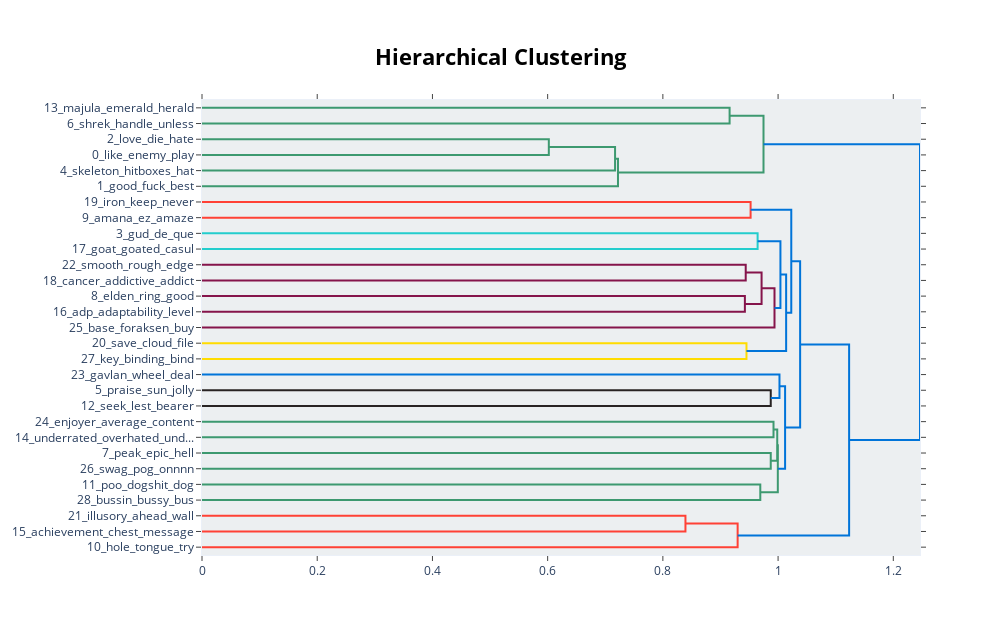

The code cell stored with this chart in its notebook:
### Code cell
topic_model.visualize_hierarchy()

### Figure 1 — Plotly figure (JSON) as saved in the notebook; plotly's stock layout.template omitted (floating-point values rounded to 4 significant figures)
{"data": [{"hoverinfo": "text", "marker": {"color": "rgb(61,153,112)"}, "mode": "lines", "type": "scatter", "x": [0, 0.9158, 0.9158, 0], "xaxis": "x", "y": [-5, -5, -15, -15], "yaxis": "y"}, {"hoverinfo": "text", "marker": {"color": "rgb(61,153,112)"}, "mode": "lines", "type": "scatter", "x": [0, 0.602, 0.602, 0], "xaxis": "x", "y": [-25, -25, -35, -35], "yaxis": "y"}, {"hoverinfo": "text", "marker": {"color": "rgb(61,153,112)"}, "mode": "lines", "type": "scatter", "x": [0.602, 0.717, 0.717, 0], "xaxis": "x", "y": [-30, -30, -45, -45], "yaxis": "y"}, {"hoverinfo": "text", "marker": {"color": "rgb(61,153,112)"}, "mode": "lines", "type": "scatter", "x": [0.717, 0.7221, 0.7221, 0], "xaxis": "x", "y": [-37.5, -37.5, -55, -55], "yaxis": "y"}, {"hoverinfo": "text", "marker": {"color": "rgb(61,153,112)"}, "mode": "lines", "type": "scatter", "x": [0.9158, 0.9747, 0.9747, 0.7221], "xaxis": "x", "y": [-10, -10, -46.25, -46.25], "yaxis": "y"}, {"hoverinfo": "text", "marker": {"color": "rgb(255,65,54)"}, "mode": "lines", "type": "scatter", "x": [0, 0.9523, 0.9523, 0], "xaxis": "x", "y": [-65, -65, -75, -75], "yaxis": "y"}, {"hoverinfo": "text", "marker": {"color": "rgb(35,205,205)"}, "mode": "lines", "type": "scatter", "x": [0, 0.9644, 0.9644, 0], "xaxis": "x", "y": [-85, -85, -95, -95], "yaxis": "y"}, {"hoverinfo": "text", "marker": {"color": "rgb(133,20,75)"}, "mode": "lines", "type": "scatter", "x": [0, 0.9438, 0.9438, 0], "xaxis": "x", "y": [-105, -105, -115, -115], "yaxis": "y"}, {"hoverinfo": "text", "marker": {"color": "rgb(133,20,75)"}, "mode": "lines", "type": "scatter", "x": [0, 0.9424, 0.9424, 0], "xaxis": "x", "y": [-125, -125, -135, -135], "yaxis": "y"}, {"hoverinfo": "text", "marker": {"color": "rgb(133,20,75)"}, "mode": "lines", "type": "scatter", "x": [0.9438, 0.9713, 0.9713, 0.9424], "xaxis": "x", "y": [-110, -110, -130, -130], "yaxis": "y"}, {"hoverinfo": "text", "marker": {"color": "rgb(133,20,75)"}, "mode": "lines", "type": "scatter", "x": [0.9713, 0.9938, 0.9938, 0], "xaxis": "x", "y": [-120, -120, -145, -145], "yaxis": "y"}, {"hoverinfo": "text", "marker": {"color": "rgb(0,116,217)"}, "mode": "lines", "type": "scatter", "x": [0.9644, 1.004, 1.004, 0.9938], "xaxis": "x", "y": [-90, -90, -132.5, -132.5], "yaxis": "y"}, {"hoverinfo": "text", "marker": {"color": "rgb(255,220,0)"}, "mode": "lines", "type": "scatter", "x": [0, 0.9451, 0.9451, 0], "xaxis": "x", "y": [-155, -155, -165, -165], "yaxis": "y"}, {"hoverinfo": "text", "marker": {"color": "rgb(0,116,217)"}, "mode": "lines", "type": "scatter", "x": [1.004, 1.014, 1.014, 0.9451], "xaxis": "x", "y": [-111.2, -111.2, -160, -160], "yaxis": "y"}, {"hoverinfo": "text", "marker": {"color": "rgb(0,116,217)"}, "mode": "lines", "type": "scatter", "x": [0.9523, 1.023, 1.023, 1.014], "xaxis": "x", "y": [-70, -70, -135.6, -135.6], "yaxis": "y"}, {"hoverinfo": "text", "marker": {"color": "rgb(40,35,35)"}, "mode": "lines", "type": "scatter", "x": [0, 0.9873, 0.9873, 0], "xaxis": "x", "y": [-185, -185, -195, -195], "yaxis": "y"}, {"hoverinfo": "text", "marker": {"color": "rgb(0,116,217)"}, "mode": "lines", "type": "scatter", "x": [0, 1.002, 1.002, 0.9873], "xaxis": "x", "y": [-175, -175, -190, -190], "yaxis": "y"}, {"hoverinfo": "text", "marker": {"color": "rgb(61,153,112)"}, "mode": "lines", "type": "scatter", "x": [0, 0.9921, 0.9921, 0], "xaxis": "x", "y": [-205, -205, -215, -215], "yaxis": "y"}, {"hoverinfo": "text", "marker": {"color": "rgb(61,153,112)"}, "mode": "lines", "type": "scatter", "x": [0, 0.9873, 0.9873, 0], "xaxis": "x", "y": [-225, -225, -235, -235], "yaxis": "y"}, {"hoverinfo": "text", "marker": {"color": "rgb(61,153,112)"}, "mode": "lines", "type": "scatter", "x": [0.9921, 0.9985, 0.9985, 0.9873], "xaxis": "x", "y": [-210, -210, -230, -230], "yaxis": "y"}, {"hoverinfo": "text", "marker": {"color": "rgb(61,153,112)"}, "mode": "lines", "type": "scatter", "x": [0, 0.9691, 0.9691, 0], "xaxis": "x", "y": [-245, -245, -255, -255], "yaxis": "y"}, {"hoverinfo": "text", "marker": {"color": "rgb(61,153,112)"}, "mode": "lines", "type": "scatter", "x": [0.9985, 0.9995, 0.9995, 0.9691], "xaxis": "x", "y": [-220, -220, -250, -250], "yaxis": "y"}, {"hoverinfo": "text", "marker": {"color": "rgb(0,116,217)"}, "mode": "lines", "type": "scatter", "x": [1.002, 1.012, 1.012, 0.9995], "xaxis": "x", "y": [-182.5, -182.5, -235, -235], "yaxis": "y"}, {"hoverinfo": "text", "marker": {"color": "rgb(0,116,217)"}, "mode": "lines", "type": "scatter", "x": [1.023, 1.038, 1.038, 1.012], "xaxis": "x", "y": [-102.8, -102.8, -208.8, -208.8], "yaxis": "y"}, {"hoverinfo": "text", "marker": {"color": "rgb(255,65,54)"}, "mode": "lines", "type": "scatter", "x": [0, 0.8392, 0.8392, 0], "xaxis": "x", "y": [-265, -265, -275, -275], "yaxis": "y"}, {"hoverinfo": "text", "marker": {"color": "rgb(255,65,54)"}, "mode": "lines", "type": "scatter", "x": [0.8392, 0.9298, 0.9298, 0], "xaxis": "x", "y": [-270, -270, -285, -285], "yaxis": "y"}, {"hoverinfo": "text", "marker": {"color": "rgb(0,116,217)"}, "mode": "lines", "type": "scatter", "x": [1.038, 1.123, 1.123, 0.9298], "xaxis": "x", "y": [-155.8, -155.8, -277.5, -277.5], "yaxis": "y"}, {"hoverinfo": "text", "marker": {"color": "rgb(0,116,217)"}, "mode": "lines", "type": "scatter", "x": [0.9747, 1.246, 1.246, 1.123], "xaxis": "x", "y": [-28.12, -28.12, -216.6, -216.6], "yaxis": "y"}], "layout": {"autosize": false, "height": 635, "hoverlabel": {"bgcolor": "white", "font": {"family": "Rockwell", "size": 16}}, "hovermode": "closest", "plot_bgcolor": "#ECEFF1", "showlegend": false, "title": {"font": {"color": "Black", "size": 22}, "text": "<b>Hierarchical Clustering</b>", "x": 0.5, "xanchor": "center", "yanchor": "top"}, "width": 1000, "xaxis": {"mirror": "allticks", "rangemode": "tozero", "showgrid": false, "showline": true, "showticklabels": true, "ticks": "outside", "type": "linear", "zeroline": false}, "yaxis": {"mirror": "allticks", "range": [-290, 0], "rangemode": "tozero", "showgrid": false, "showline": true, "showticklabels": true, "tickmode": "array", "ticks": "outside", "ticktext": ["13_majula_emerald_herald", "6_shrek_handle_unless", "2_love_die_hate", "0_like_enemy_play", "4_skeleton_hitboxes_hat", "1_good_fuck_best", "19_iron_keep_never", "9_amana_ez_amaze", "3_gud_de_que", "17_goat_goated_casul", "22_smooth_rough_edge", "18_cancer_addictive_addict", "8_elden_ring_good", "16_adp_adaptability_level", "25_base_foraksen_buy", "20_save_cloud_file", "27_key_binding_bind", "23_gavlan_wheel_deal", "5_praise_sun_jolly", "12_seek_lest_bearer", "24_enjoyer_average_content", "14_underrated_overhated_und...", "7_peak_epic_hell", "26_swag_pog_onnnn", "11_poo_dogshit_dog", "28_bussin_bussy_bus", "21_illusory_ahead_wall", "15_achievement_chest_message", "10_hole_tongue_try"], "tickvals": [-5, -15, -25, -35, -45, -55, -65, -75, -85, -95, -105, -115, -125, -135, -145, -155, -165, -175, -185, -195, -205, -215, -225, -235, -245, -255, -265, -275, -285], "type": "linear", "zeroline": false}}}
